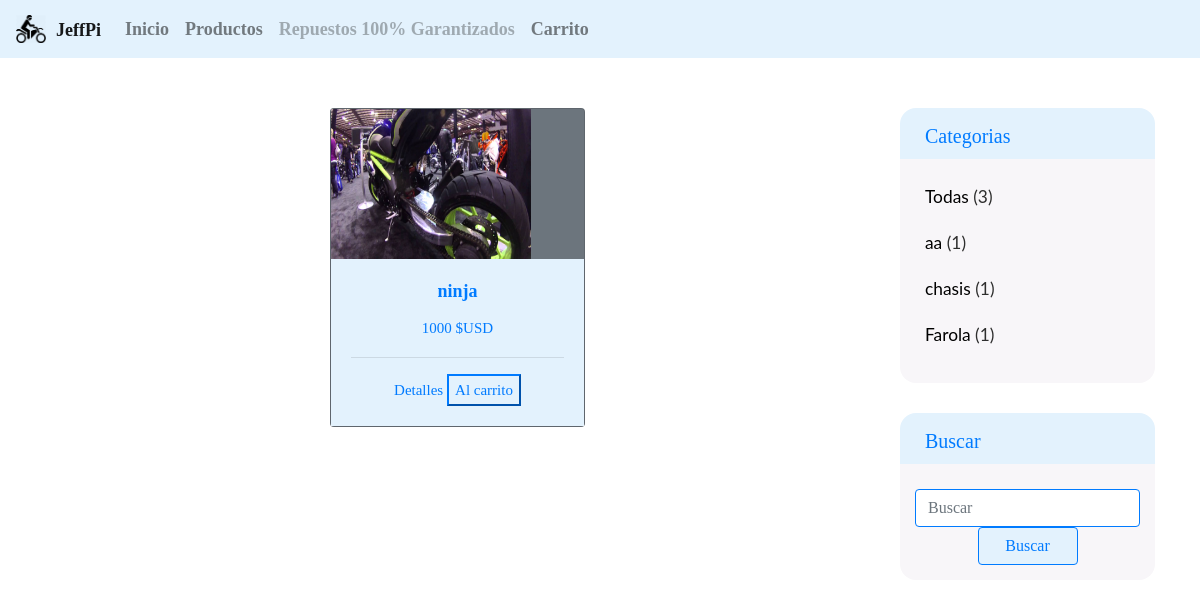
Page /index.php/productos/product/1 on the committed database.
### tables this page shows
CREATE TABLE `web_navbar` (
  `id` int(11) NOT NULL AUTO_INCREMENT,
  `nombre` varchar(20) DEFAULT NULL,
  `logo` varchar(100) DEFAULT NULL,
  `op1` varchar(20) DEFAULT NULL,
  `op2` varchar(20) DEFAULT NULL,
  `op3` varchar(20) DEFAULT NULL,
  `op31` varchar(20) DEFAULT NULL,
  `op32` varchar(20) DEFAULT NULL,
  `op33` varchar(20) DEFAULT NULL,
  `bg_color` varchar(20) DEFAULT NULL,
  `fuente` varchar(100) DEFAULT NULL,
  `op4` varchar(255) DEFAULT NULL,
  `size` int(11) DEFAULT NULL,
  `search` varchar(50) DEFAULT NULL,
  `nombre_web` varchar(50) DEFAULT NULL,
  `btn_bgcolor` varchar(20) DEFAULT NULL,
  `btn_bordercolor` varchar(20) DEFAULT NULL,
  `paypal` varchar(255) DEFAULT NULL,
  `pr900` double DEFAULT NULL,
  PRIMARY KEY (`id`)
);

CREATE TABLE `web_productos` (
  `id` int(11) NOT NULL AUTO_INCREMENT,
  `nombre` varchar(200) DEFAULT NULL,
  `descripcion` varchar(255) DEFAULT NULL,
  `parte` varchar(100) DEFAULT NULL,
  `ubicacion` varchar(100) DEFAULT NULL,
  `precio` double DEFAULT NULL,
  `marca` varchar(50) DEFAULT NULL,
  `referencia` varchar(50) DEFAULT NULL,
  `year` int(11) DEFAULT NULL,
  `color` varchar(100) DEFAULT NULL,
  `img` varchar(100) DEFAULT NULL,
  PRIMARY KEY (`id`)
);

### application/controllers/Productos.php (called while the page is built, shortened)
<?php
class Productos extends CI_Controller {
  public function __construct(){
    $this->load->model('model_productos');
    $this->load->model('model_nav');
  }
  public function product($ban=NULL)
  {
    if ($ban!=NULL) {
      $nav['nav']=$this->model_nav->consultNav(1);
      $nav['product']=$this->model_productos->producto($ban);
      $nav['categ']=$this->model_productos->categorias();
      $this->load->view('header_ecommerce',$nav);
      $this->load->view('view_ecommerce');
      $this->load->view('footer');
    }else {
      redirect("productos",'refresh');
    }
  }
  }

### index.php (called while the page is built, shortened)
<?php
require_once BASEPATH.'core/CodeIgniter.php';

### application/models/Model_nav.php (called while the page is built, shortened)
<?php
class Model_nav extends CI_Model {
  public function consultNav($id){
    $sql="SELECT wn.* from web_navbar wn where wn.id=$id";
    $query=$this->db->query($sql);
    return $query->row();
  }
}

### application/models/Model_productos.php (called while the page is built, shortened)
<?php
class Model_productos extends CI_Model {
  public function producto($id){
    $sql= "SELECT * from web_productos where id=$id";
    $query=$this->db->query($sql);
    return $query->row();
  }
  function categorias(){
    $sql="SELECT DISTINCT parte, COUNT(*) as num FROM web_productos GROUP BY parte";
    $query = $this->db->query($sql);
    return $query->result();
  }
}

### application/views/view_ecommerce.php (the view, shortened to what this page needs)
<!DOCTYPE html>
<html lang="en">
<head>
</head>
<body data-spy="scroll" data-target=".navbar-default" data-offset="100">
  <section>
    <div class="content">
      <div class="container" style="padding-top: 50px">
        <div class="row">
          <div class="col-md-9 col-12 col-sm-12 mr-auto ml-auto">
            <div class="row">
              <?php
              if (!empty($product)) {
                ?>
                <div class="col-md-4 mr-auto ml-auto">
                  <form action="<?php echo base_url(); ?>index.php/carrito/agrega_item_carrito" method="get">
                    <center>
                      <div class="card text-white bg-secondary mb-3" style="width:100%;">
                        <img src="<?= base_url().$product->img;?>" style="width:200px; height:150px" >
                        <div class="card-body" style="background-color:<?= $nav->bg_color; ?>;">
                          <center><h5 class="card-title" style=" color:<?= $nav->btn_bordercolor; ?>; font-family: <?= $nav->fuente; ?>;"><?php echo $product->nombre; ?></h5></center>
                          <p class="card-text" style=" color:<?= $nav->btn_bordercolor; ?>; font-family: <?= $nav->fuente; ?>;text-align:center"><?php echo $product->precio; ?> $USD</p>
                          <hr>
                          <a href="#" class="card-link" data-toggle="modal" data-target="#producto<?= $product->id; ?>" style="font-family: <?= $nav->fuente; ?>; color: <?= $nav->btn_bordercolor; ?>">Detalles</a>
                          <button href="#" id="cagregarcar" type="submit" name="cagregarcar" style="font-family: <?= $nav->fuente; ?>;background-color: <?= $nav->btn_bgcolor; ?>; color: <?= $nav->btn_bordercolor; ?>;border-color:<?= $nav->btn_bordercolor; ?>">Al carrito</button>
                        </div>
                      </div>
                    </center>
                  </div>
                <?php
              }
                ?>
            </div>
          </div>
          <div class="col-md-3">
            <div class="block-col">
              <div class="header" style="font-family: <?= $nav->fuente; ?>;color: <?= $nav->btn_bordercolor; ?>;background-color:<?= $nav->bg_color; ?>; ">Categorias</div>
              <div class="content" >
                <ul>
                  <?php
                  $cont=0;
                  foreach ($categ as $files) {
                    $cont=$cont+$files->num;
                  }
                   ?>
                  <li><a href="<?= base_url() ?>index.php/productos"style="color:black">Todas <span style="color:#2E2E2E">(<?php echo $cont; ?>)</span></a></li>
                  <?php
                    foreach ($categ as $files) {
                      ?>
                      <li><a href="<?= base_url() ?>index.php/productos/categoria/<?php echo $files->parte; ?>"style="color:black"><?php echo $files->parte; ?> <span style="color:#2E2E2E">(<?php echo $files->num; ?>)</span></a></li>
                      <?php
                    }
                  ?>
                </ul>
              </div>
            </div>
            <div class="block-col">
              <div class="header" style="font-family: <?= $nav->fuente; ?>;color: <?= $nav->btn_bordercolor; ?>;background-color:<?= $nav->bg_color; ?>; ">Buscar</div>
              <div class="content">
                <form class="" action="<?= base_url() ?>index.php/productos/buscar" method="post">
                  <input type="text" name="search" class="form-control" placeholder="Buscar" style="font-family: <?= $nav->fuente; ?>; border-color: <?= $nav->btn_bordercolor; ?>;color: <?= $nav->btn_bordercolor; ?>">
                  <center><input type="submit" class="form-control" style="font-family: <?= $nav->fuente; ?>;background-color:<?= $nav->btn_bgcolor; ?>; border-color: <?= $nav->btn_bordercolor; ?>;color: <?= $nav->btn_bordercolor; ?>; width: 100px" value="Buscar"></center>
                </form>
              </div>
            </div>
          </div>
        </div>
      </div>
    </div>
  </section>
</body>
</html>

### application/views/header_ecommerce.php (shortened to what this page needs)
<!doctype html>
<html lang="en">
<head>
  <link rel="stylesheet" href="https://stackpath.bootstrapcdn.com/bootstrap/4.3.1/css/bootstrap.min.css">
  <link rel="stylesheet" href="<?= base_url(); ?>assets/css/style.css">
</head>
<body>
  <nav class="navbar navbar-expand-lg navbar-light"  style="background-color: <?= $nav->bg_color; ?>;">
    <a class="navbar-brand" href="<?= base_url(); ?>">
      <img src="<?= base_url().$nav->logo; ?>" width="30" height="30" class="d-inline-block align-top" alt="">
    <b style="font-family: <?= $nav->fuente ?>;font-size: <?= $nav->size; ?>px"><?= $nav->nombre; ?></b>
    </a>
    <div class="collapse navbar-collapse" id="navbarSupportedContent">
      <ul class="navbar-nav mr-auto" style="text-align: right">
        <li class="nav-item">
          <a class="nav-link" href="<?= base_url(); ?>"><b style="font-family: <?= $nav->fuente ?>;font-size: <?= $nav->size; ?>px"><?= $nav->op1; ?></b></a>
        </li>
        <li class="nav-item">
          <a class="nav-link" href="<?= base_url(); ?>index.php/productos"><b style="font-family: <?= $nav->fuente ?>;font-size: <?= $nav->size; ?>px"><?= $nav->op2; ?></b></a>
        </li>
        <li class="nav-item">
          <a class="nav-link disabled" href="#" tabindex="-1" aria-disabled="true"><b style="font-family: <?= $nav->fuente ?>;font-size: <?= $nav->size; ?>px"><?= $nav->op4; ?></b> </a>
        </li>
        <li class="nav-item">
          <a class="nav-link" href="<?= base_url(); ?>index.php/carrito/carga_carrito"><b style="font-family: <?= $nav->fuente ?>;font-size: <?= $nav->size; ?>px">Carrito</b></a>
        </li>
      </ul>
    </div>
  </nav>
</body>
</html>

### assets/css/style.css (style rules this page uses)
body { font-family: 'Lato', sans-serif; font-size: 15px; font-weight: 400; line-height: 26px; overflow-x: hidden; color: #88889b; }
h1, h2, h3, h4, h5, h6 { font-family: 'Lato', sans-serif; margin-bottom: 10px; line-height: 24px; font-weight: 700; }
h5 { font-size: 18px; }
a { text-decoration: none; transition: all 0.4s ease; }
ul, ol { margin: 0; padding: 0; }
ul { list-style: none; }
img { max-width: 100%; height: auto; }
p { font-weight: 400; }
.navbar-brand { padding: 0; }
.navbar-brand img { width: 30px; margin-right: 10px; float: left; }
.block-col { margin-bottom: 30px; }
.block-col .header { -webkit-border-top-left-radius: 16px; -moz-border-radius-topleft: 16px; border-top-left-radius: 16px; -webkit-border-top-right-radius: 16px; -webkit-background-clip: padding-box; -moz-border-radius-topright: 16px; -moz-background-clip: padding; border-top-right-radius: 16px; background-clip: padding-box; background: #00664d; color: #fff; font-family: 'Fira Sans', sans-serif; font-size: 15pt; font-weight: 300; padding: 15px 25px 10px; }
.block-col .content { background: #F8F6F9; -webkit-border-bottom-left-radius: 16px; -moz-border-radius-bottomleft: 16px; border-bottom-left-radius: 16px; -webkit-border-bottom-right-radius: 16px; -webkit-background-clip: padding-box; -moz-border-radius-bottomright: 16px; -moz-background-clip: padding; border-bottom-right-radius: 16px; background-clip: padding-box; padding: 25px 15px 15px 15px; }
.block-col .content ul { margin: 0 0 0 10px; padding: 0; list-style: none; }
.block-col .content ul li { color: #23182C; margin-bottom: 20px; font-size: 13pt; }
.block-col .content ul li span { color: #00664d; }
.block-col .content ul li a { color: #23182C; }

### rows in the picture
web_navbar: logo (picture), nombre "JeffPi", op1 "Inicio", op2 "Productos", op4 "Repuestos 100% Garantizados"
web_productos: img (picture), nombre "ninja", precio "1000"

### other values in the picture
$cont "3"
$files->parte "aa"
$files->num "1"
$files->parte "chasis"
$files->parte "Farola"
